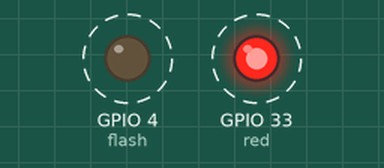
This program was run on a simulated ESP32 board running MicroPython. Shown: output pins drawn as LEDs (lit = HIGH). Dashed ring = blinking. What the program prints to the serial console is not drawn.

Above: at 0.05 s.
Timing chart, 0 to 3.0 s (numbered marks = the images above):
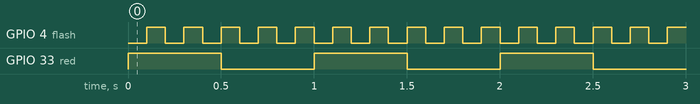

Measured:
- by itself, GPIO 4 (flash): alternates HIGH for 0.10 s and LOW for 0.10 s
- by itself, GPIO 33 (red): alternates HIGH for 0.50 s and LOW for 0.50 s

The program:

c4d_problem3.py
```python
from machine import Pin, Timer
import time

flash = Pin(4, Pin.OUT, value=0)
red = Pin(33, Pin.OUT, value=1)

# 인터럽트가 세우는 깃발: 시간 단위마다 하나씩
flag_10ms = False
flag_100ms = False
flag_250ms = False
flag_500ms = False
flag_1000ms = False
flag_2000ms = False

isr_cnt = 0  # 인터럽트가 세는 ms (메인은 건드리지 않는다)

def timer_isr(t):
    global isr_cnt, flag_10ms, flag_100ms, flag_250ms, flag_500ms, flag_1000ms, flag_2000ms
    isr_cnt += 1
    if isr_cnt % 10 == 0:
        flag_10ms = True
    if isr_cnt % 100 == 0:
        flag_100ms = True
    if isr_cnt % 250 == 0:
        flag_250ms = True
    if isr_cnt % 500 == 0:
        flag_500ms = True
    if isr_cnt % 1000 == 0:
        flag_1000ms = True
    if isr_cnt >= 2000:
        flag_2000ms = True
        isr_cnt = 0
    # 깃발만 세우고 바로 빠져나간다

def task_10ms():
    pass

def task_100ms():
    flash.value(flash.value() ^ 1)

def task_250ms():
    print('250ms경과')

def task_500ms():
    red.value(red.value() ^ 1)

last = time.ticks_ms()

def task_1000ms():
    global last
    now = time.ticks_ms()
    print("1초 간격 측정:", time.ticks_diff(now, last), "ms")
    last = now

def task_2000ms():
    print('2000ms경과')

tmr = Timer(0)
tmr.init(period=1, mode=Timer.PERIODIC, callback=timer_isr)

try:
    while True:
        # 메인은 깃발이 서 있는지만 본다. 내리고 나서 일을 한다
        if flag_10ms:
            flag_10ms = False
            task_10ms()
        if flag_100ms:
            flag_100ms = False
            task_100ms()
        if flag_250ms:
            flag_250ms = False
            task_250ms()
        if flag_500ms:
            flag_500ms = False
            task_500ms()
        if flag_1000ms:
            flag_1000ms = False
            task_1000ms()
        if flag_2000ms:
            flag_2000ms = False
            task_2000ms()

except KeyboardInterrupt:
    tmr.deinit()
    flash.value(0)
    red.value(1)
    print("타이머 정지")
```
